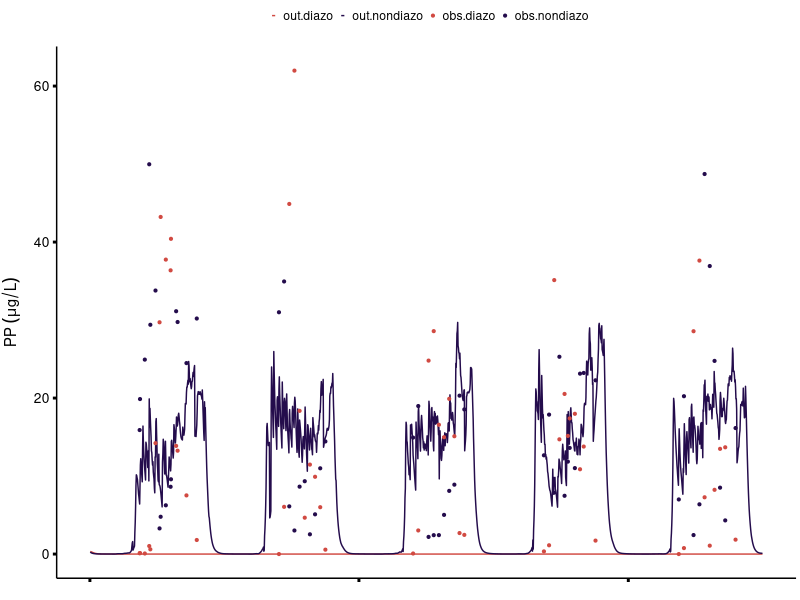

Reproduce this figure in R.
## ---- chunk 1
# Working directory should be source file location
getwd()

library(tidyverse)
library(lubridate)

theme_std <- function (base_size = 11, base_family = "") {
  theme_grey(base_size = base_size, base_family = base_family) %+replace% 
    theme(axis.ticks = element_line(colour = "black", size = 1), 
          legend.key = element_rect(colour = "white"), 
          panel.background = element_rect(fill = "white", colour = NA), 
          panel.border = element_rect(fill = NA, colour = NA),
          axis.line = element_line(size = 0.5, colour = "black"),
          panel.grid.major = element_line(NA), 
          panel.grid.minor = element_line(NA), 
          strip.background = element_rect(fill = "grey80", colour = "grey50", size = 0.2),
          axis.text  = element_text(size=rel(0.9)),
          axis.title.x = element_text(margin = unit(c(3, 0, 0, 0), "mm"),size=rel(1)),
          axis.title.y = element_text(margin = unit(c(0, 3, 0, 0), "mm"),size=rel(1), angle = 90),
          strip.text = element_text(size = rel(1.15), colour = "black", face = "bold"),
          plot.margin=unit(c(10,10,10,10),"pt"))}
theme_set(theme_std())

# Observation file
phyto.obs <- read.csv("OutputForOptimization_Phyto.csv")

# Output file
phyto.out <- read.csv("Output_IntegratedEpi_Phyto.csv")

## ---- chunk 2
# Observation file
phyto.obs$date <- as.Date(phyto.obs$date, "%Y-%m-%d")

phyto.obs <- phyto.obs %>%
  filter(date > as.Date("1989-12-31") & date < as.Date("1995-01-01"))

# Output file
colnames(phyto.out) <- c("Year", "Month", "Day", "diazoPP", "nondiazoPP")
phyto.out <- phyto.out %>%
  unite(date, Year, Month, Day, sep = '-')
phyto.out$date <- as.Date(phyto.out$date, "%Y-%m-%d")



## ---- chunk 3
PPmodelplot <- ggplot(phyto.out) +
  #geom_rect(xmin = -Inf, xmax = as.numeric(as.Date("1975-01-01")), ymin = -Inf, ymax = Inf, fill = "gray90") +
  #geom_rect(xmin = as.numeric(as.Date("1990-01-01")), xmax = Inf, ymin = -Inf, ymax = Inf, fill = "gray90") +
  geom_line(data = phyto.out, aes(x = date, y = diazoPP, color = "out.diazo"), size = 0.5) +
  geom_line(data = phyto.out, aes(x = date, y = nondiazoPP, color = "out.nondiazo"), size = 0.5) +
  geom_point(data = phyto.obs, aes(x = date, y = diazoPP, color = "obs.diazo"), pch = 19, size = 0.75) +
  geom_point(data = phyto.obs, aes(x = date, y = nondiazoPP, color = "obs.nondiazo"), pch = 19, size = 0.75) +
  ylab(expression(PP ~ (mu*g / L))) +
  xlab(" ") +
  scale_colour_manual("", breaks = c("out.diazo", "out.nondiazo", "obs.diazo", "obs.nondiazo"), 
                      values = c("#d14a42ff",  "#240c4cff", "#d14a42ff",  "#240c4cff")) +
  theme(legend.position = "top", axis.text.x = element_blank(), plot.margin=unit(c(0, 0.1, -0.25, 0), "cm"), 
        legend.key.size = unit(0.1, "cm")) 
print(PPmodelplot)
